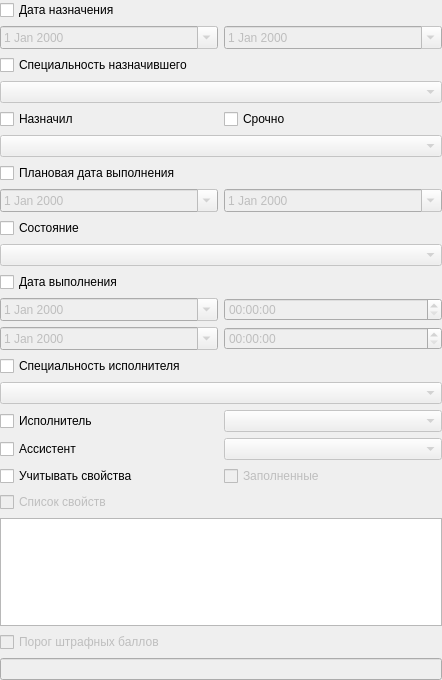
                 <widget class="QWidget" name="scrollAreaWidgetContents_5">
                  <property name="geometry">
                   <rect>
                    <x>0</x>
                    <y>0</y>
                    <width>442</width>
                    <height>680</height>
                   </rect>
                  </property>
                  <layout class="QGridLayout" name="gridLayout_32">
                   <property name="margin">
                    <number>0</number>
                   </property>
                   <item row="4" column="1">
                    <widget class="QCheckBox" name="chkFilterActionIsUrgent">
                     <property name="sizePolicy">
                      <sizepolicy hsizetype="Preferred" vsizetype="Fixed">
                       <horstretch>0</horstretch>
                       <verstretch>0</verstretch>
                      </sizepolicy>
                     </property>
                     <property name="text">
                      <string>Срочно</string>
                     </property>
                    </widget>
                   </item>
                   <item row="9" column="0" colspan="2">
                    <widget class="CComboBox" name="cmbFilterActionStatus">
                     <property name="enabled">
                      <bool>false</bool>
                     </property>
                     <property name="sizePolicy">
                      <sizepolicy hsizetype="Preferred" vsizetype="Fixed">
                       <horstretch>0</horstretch>
                       <verstretch>0</verstretch>
                      </sizepolicy>
                     </property>
                    </widget>
                   </item>
                   <item row="1" column="0">
                    <widget class="CDateEdit" name="edtFilterActionBegSetDate">
                     <property name="enabled">
                      <bool>false</bool>
                     </property>
                     <property name="sizePolicy">
                      <sizepolicy hsizetype="Preferred" vsizetype="Fixed">
                       <horstretch>0</horstretch>
                       <verstretch>0</verstretch>
                      </sizepolicy>
                     </property>
                     <property name="minimumSize">
                      <size>
                       <width>0</width>
                       <height>0</height>
                      </size>
                     </property>
                     <property name="maximumSize">
                      <size>
                       <width>16777215</width>
                       <height>16777215</height>
                      </size>
                     </property>
                     <property name="calendarPopup">
                      <bool>true</bool>
                     </property>
                    </widget>
                   </item>
                   <item row="7" column="0">
                    <widget class="CDateEdit" name="edtFilterActionBegPlannedEndDate">
                     <property name="enabled">
                      <bool>false</bool>
                     </property>
                     <property name="sizePolicy">
                      <sizepolicy hsizetype="Preferred" vsizetype="Fixed">
                       <horstretch>0</horstretch>
                       <verstretch>0</verstretch>
                      </sizepolicy>
                     </property>
                     <property name="calendarPopup">
                      <bool>true</bool>
                     </property>
                    </widget>
                   </item>
                   <item row="11" column="0">
                    <widget class="CDateEdit" name="edtFilterActionBegExecDate">
                     <property name="enabled">
                      <bool>false</bool>
                     </property>
                     <property name="sizePolicy">
                      <sizepolicy hsizetype="Preferred" vsizetype="Fixed">
                       <horstretch>0</horstretch>
                       <verstretch>0</verstretch>
                      </sizepolicy>
                     </property>
                     <property name="calendarPopup">
                      <bool>true</bool>
                     </property>
                    </widget>
                   </item>
                   <item row="12" column="0">
                    <widget class="CDateEdit" name="edtFilterActionEndExecDate">
                     <property name="enabled">
                      <bool>false</bool>
                     </property>
                     <property name="calendarPopup">
                      <bool>true</bool>
                     </property>
                    </widget>
                   </item>
                   <item row="15" column="0">
                    <widget class="QCheckBox" name="chkFilterExecSetPerson">
                     <property name="sizePolicy">
                      <sizepolicy hsizetype="Preferred" vsizetype="Fixed">
                       <horstretch>0</horstretch>
                       <verstretch>0</verstretch>
                      </sizepolicy>
                     </property>
                     <property name="text">
                      <string>Исполнитель </string>
                     </property>
                    </widget>
                   </item>
                   <item row="16" column="0">
                    <widget class="QCheckBox" name="chkFilterAssistant">
                     <property name="sizePolicy">
                      <sizepolicy hsizetype="Preferred" vsizetype="Fixed">
                       <horstretch>0</horstretch>
                       <verstretch>0</verstretch>
                      </sizepolicy>
                     </property>
                     <property name="text">
                      <string>Ассистент</string>
                     </property>
                    </widget>
                   </item>
                   <item row="4" column="0">
                    <widget class="QCheckBox" name="chkFilterActionSetPerson">
                     <property name="sizePolicy">
                      <sizepolicy hsizetype="Preferred" vsizetype="Fixed">
                       <horstretch>0</horstretch>
                       <verstretch>0</verstretch>
                      </sizepolicy>
                     </property>
                     <property name="text">
                      <string>Назначил</string>
                     </property>
                    </widget>
                   </item>
                   <item row="8" column="0" colspan="2">
                    <widget class="QCheckBox" name="chkFilterActionStatus">
                     <property name="sizePolicy">
                      <sizepolicy hsizetype="Preferred" vsizetype="Fixed">
                       <horstretch>0</horstretch>
                       <verstretch>0</verstretch>
                      </sizepolicy>
                     </property>
                     <property name="text">
                      <string>Состояние</string>
                     </property>
                    </widget>
                   </item>
                   <item row="10" column="0" colspan="2">
                    <widget class="QCheckBox" name="chkFilterActionExecDate">
                     <property name="sizePolicy">
                      <sizepolicy hsizetype="Preferred" vsizetype="Fixed">
                       <horstretch>0</horstretch>
                       <verstretch>0</verstretch>
                      </sizepolicy>
                     </property>
                     <property name="text">
                      <string>Дата выполнения</string>
                     </property>
                    </widget>
                   </item>
                   <item row="3" column="0" colspan="2">
                    <widget class="CRBComboBox" name="cmbFilterActionSetSpeciality">
                     <property name="enabled">
                      <bool>false</bool>
                     </property>
                     <property name="sizePolicy">
                      <sizepolicy hsizetype="Preferred" vsizetype="Fixed">
                       <horstretch>0</horstretch>
                       <verstretch>0</verstretch>
                      </sizepolicy>
                     </property>
                    </widget>
                   </item>
                   <item row="11" column="1">
                    <widget class="QTimeEdit" name="edtFilterActionBegExecTime">
                     <property name="enabled">
                      <bool>false</bool>
                     </property>
                     <property name="sizePolicy">
                      <sizepolicy hsizetype="Preferred" vsizetype="Fixed">
                       <horstretch>0</horstretch>
                       <verstretch>0</verstretch>
                      </sizepolicy>
                     </property>
                    </widget>
                   </item>
                   <item row="13" column="0" colspan="2">
                    <widget class="QCheckBox" name="chkFilterExecSetSpeciality">
                     <property name="sizePolicy">
                      <sizepolicy hsizetype="Preferred" vsizetype="Fixed">
                       <horstretch>0</horstretch>
                       <verstretch>0</verstretch>
                      </sizepolicy>
                     </property>
                     <property name="text">
                      <string>Специальность исполнителя</string>
                     </property>
                    </widget>
                   </item>
                   <item row="5" column="0" colspan="2">
                    <widget class="CPersonComboBoxEx" name="cmbFilterActionSetPerson">
                     <property name="enabled">
                      <bool>false</bool>
                     </property>
                     <property name="sizePolicy">
                      <sizepolicy hsizetype="Preferred" vsizetype="Fixed">
                       <horstretch>0</horstretch>
                       <verstretch>0</verstretch>
                      </sizepolicy>
                     </property>
                    </widget>
                   </item>
                   <item row="14" column="0" colspan="2">
                    <widget class="CRBComboBox" name="cmbFilterExecSetSpeciality">
                     <property name="enabled">
                      <bool>false</bool>
                     </property>
                    </widget>
                   </item>
                   <item row="0" column="0" colspan="2">
                    <widget class="QCheckBox" name="chkFilterActionSetDate">
                     <property name="sizePolicy">
                      <sizepolicy hsizetype="Preferred" vsizetype="Fixed">
                       <horstretch>0</horstretch>
                       <verstretch>0</verstretch>
                      </sizepolicy>
                     </property>
                     <property name="text">
                      <string>Дата назначения</string>
                     </property>
                    </widget>
                   </item>
                   <item row="12" column="1">
                    <widget class="QTimeEdit" name="edtFilterActionEndExecTime">
                     <property name="enabled">
                      <bool>false</bool>
                     </property>
                     <property name="sizePolicy">
                      <sizepolicy hsizetype="Preferred" vsizetype="Fixed">
                       <horstretch>0</horstretch>
                       <verstretch>0</verstretch>
                      </sizepolicy>
                     </property>
                    </widget>
                   </item>
                   <item row="1" column="1">
                    <widget class="CDateEdit" name="edtFilterActionEndSetDate">
                     <property name="enabled">
                      <bool>false</bool>
                     </property>
                     <property name="sizePolicy">
                      <sizepolicy hsizetype="Preferred" vsizetype="Fixed">
                       <horstretch>0</horstretch>
                       <verstretch>0</verstretch>
                      </sizepolicy>
                     </property>
                     <property name="minimumSize">
                      <size>
                       <width>0</width>
                       <height>0</height>
                      </size>
                     </property>
                     <property name="maximumSize">
                      <size>
                       <width>16777215</width>
                       <height>16777215</height>
                      </size>
                     </property>
                     <property name="calendarPopup">
                      <bool>true</bool>
                     </property>
                    </widget>
                   </item>
                   <item row="7" column="1">
                    <widget class="CDateEdit" name="edtFilterActionEndPlannedEndDate">
                     <property name="enabled">
                      <bool>false</bool>
                     </property>
                     <property name="sizePolicy">
                      <sizepolicy hsizetype="Preferred" vsizetype="Fixed">
                       <horstretch>0</horstretch>
                       <verstretch>0</verstretch>
                      </sizepolicy>
                     </property>
                     <property name="calendarPopup">
                      <bool>true</bool>
                     </property>
                    </widget>
                   </item>
                   <item row="2" column="0" colspan="2">
                    <widget class="QCheckBox" name="chkFilterActionSetSpeciality">
                     <property name="sizePolicy">
                      <sizepolicy hsizetype="Preferred" vsizetype="Fixed">
                       <horstretch>0</horstretch>
                       <verstretch>0</verstretch>
                      </sizepolicy>
                     </property>
                     <property name="text">
                      <string>Специальность назначившего</string>
                     </property>
                    </widget>
                   </item>
                   <item row="15" column="1">
                    <widget class="CPersonComboBoxEx" name="cmbFilterExecSetPerson">
                     <property name="enabled">
                      <bool>false</bool>
                     </property>
                     <property name="sizePolicy">
                      <sizepolicy hsizetype="Preferred" vsizetype="Fixed">
                       <horstretch>0</horstretch>
                       <verstretch>0</verstretch>
                      </sizepolicy>
                     </property>
                    </widget>
                   </item>
                   <item row="16" column="1">
                    <widget class="CPersonComboBoxEx" name="cmbFilterAssistant">
                     <property name="enabled">
                      <bool>false</bool>
                     </property>
                     <property name="sizePolicy">
                      <sizepolicy hsizetype="Preferred" vsizetype="Fixed">
                       <horstretch>0</horstretch>
                       <verstretch>0</verstretch>
                      </sizepolicy>
                     </property>
                    </widget>
                   </item>
                   <item row="18" column="0" colspan="2">
                    <widget class="QCheckBox" name="chkListProperty">
                     <property name="enabled">
                      <bool>false</bool>
                     </property>
                     <property name="sizePolicy">
                      <sizepolicy hsizetype="Preferred" vsizetype="Fixed">
                       <horstretch>0</horstretch>
                       <verstretch>0</verstretch>
                      </sizepolicy>
                     </property>
                     <property name="text">
                      <string>Список свойств</string>
                     </property>
                    </widget>
                   </item>
                   <item row="20" column="0" colspan="2">
                    <widget class="QCheckBox" name="chkThresholdPenaltyGrade">
                     <property name="enabled">
                      <bool>false</bool>
                     </property>
                     <property name="text">
                      <string>Порог штрафных баллов</string>
                     </property>
                    </widget>
                   </item>
                   <item row="21" column="0" colspan="2">
                    <widget class="QLineEdit" name="edtThresholdPenaltyGrade">
                     <property name="enabled">
                      <bool>false</bool>
                     </property>
                     <property name="maxLength">
                      <number>3</number>
                     </property>
                    </widget>
                   </item>
                   <item row="6" column="0" colspan="2">
                    <widget class="QCheckBox" name="chkFilterActionPlannedEndDate">
                     <property name="sizePolicy">
                      <sizepolicy hsizetype="Preferred" vsizetype="Fixed">
                       <horstretch>0</horstretch>
                       <verstretch>0</verstretch>
                      </sizepolicy>
                     </property>
                     <property name="text">
                      <string>Плановая дата выполнения</string>
                     </property>
                    </widget>
                   </item>
                   <item row="17" column="0" colspan="2">
                    <layout class="QHBoxLayout" name="horizontalLayout_30">
                     <item>
                      <widget class="QCheckBox" name="chkTakeIntoAccountProperty">
                       <property name="sizePolicy">
                        <sizepolicy hsizetype="Preferred" vsizetype="Fixed">
                         <horstretch>0</horstretch>
                         <verstretch>0</verstretch>
                        </sizepolicy>
                       </property>
                       <property name="text">
                        <string>Учитывать свойства</string>
                       </property>
                      </widget>
                     </item>
                     <item>
                      <widget class="QCheckBox" name="chkFilledProperty">
                       <property name="enabled">
                        <bool>false</bool>
                       </property>
                       <property name="sizePolicy">
                        <sizepolicy hsizetype="Preferred" vsizetype="Fixed">
                         <horstretch>0</horstretch>
                         <verstretch>0</verstretch>
                        </sizepolicy>
                       </property>
                       <property name="minimumSize">
                        <size>
                         <width>0</width>
                         <height>0</height>
                        </size>
                       </property>
                       <property name="text">
                        <string>Заполненные</string>
                       </property>
                      </widget>
                     </item>
                    </layout>
                   </item>
                   <item row="19" column="0" colspan="2">
                    <widget class="QListWidget" name="tblListOptionProperty"/>
                   </item>
                  </layout>
                 </widget>
